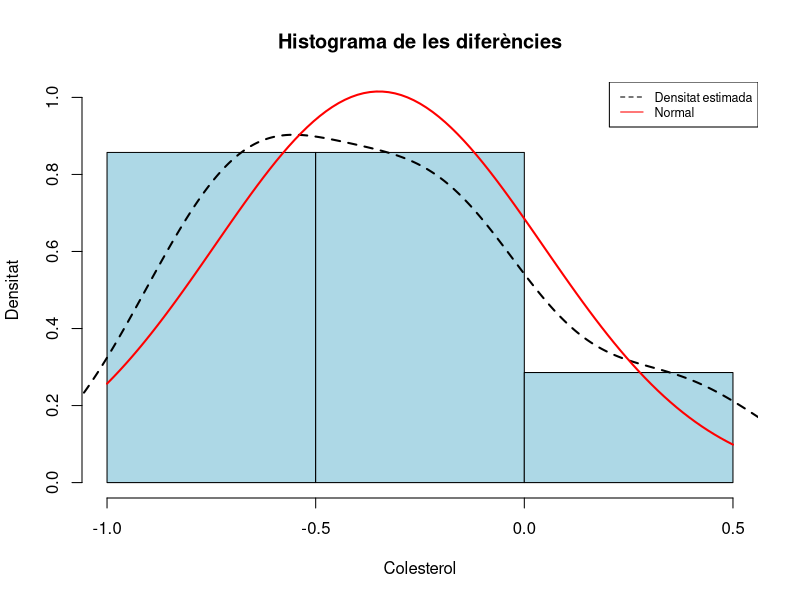
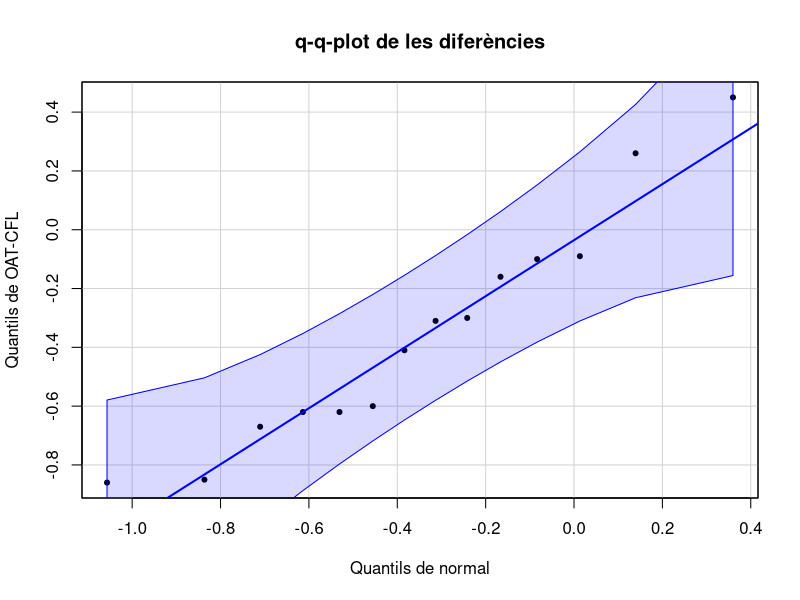
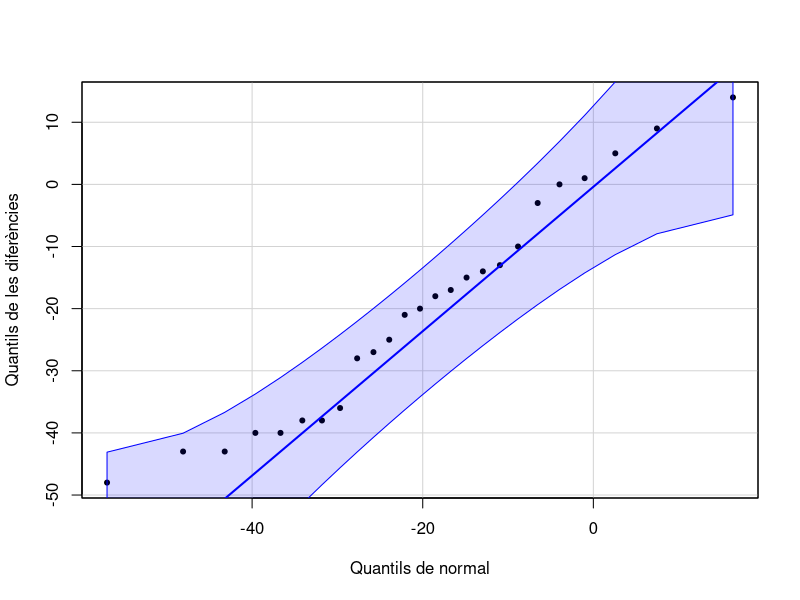
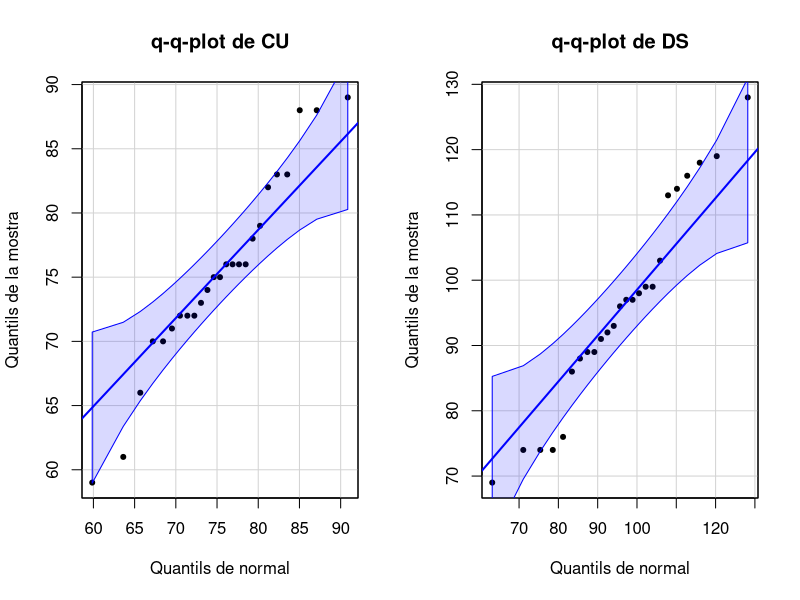
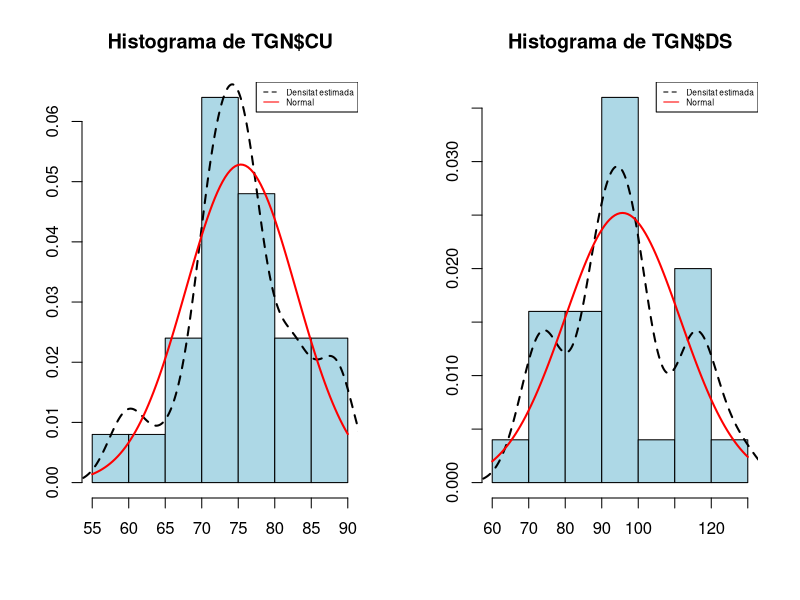
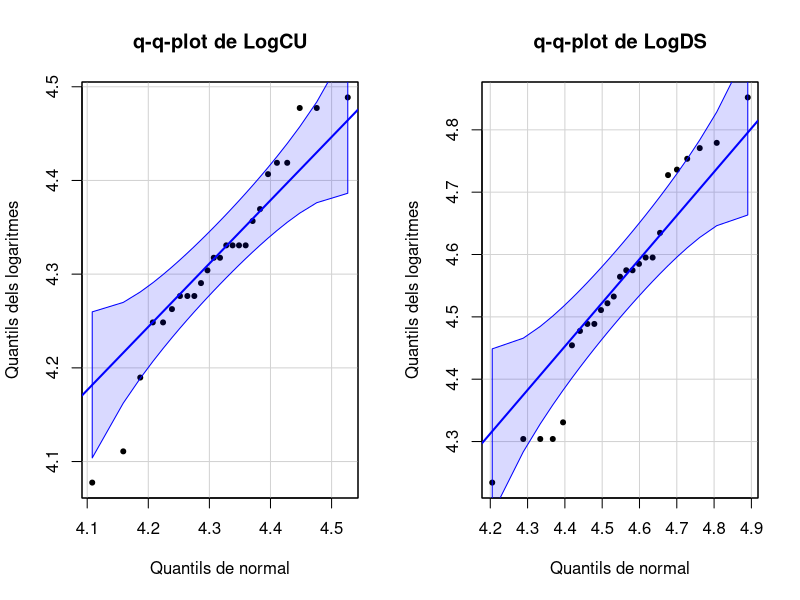
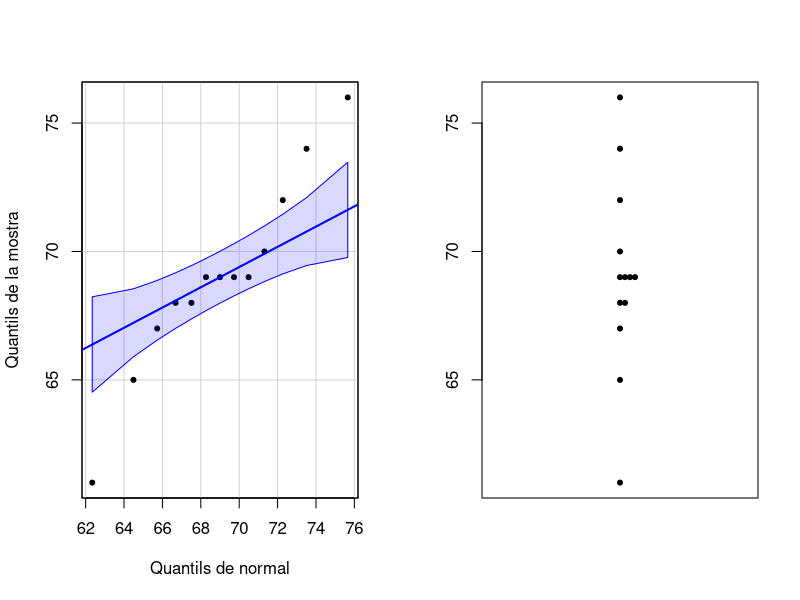
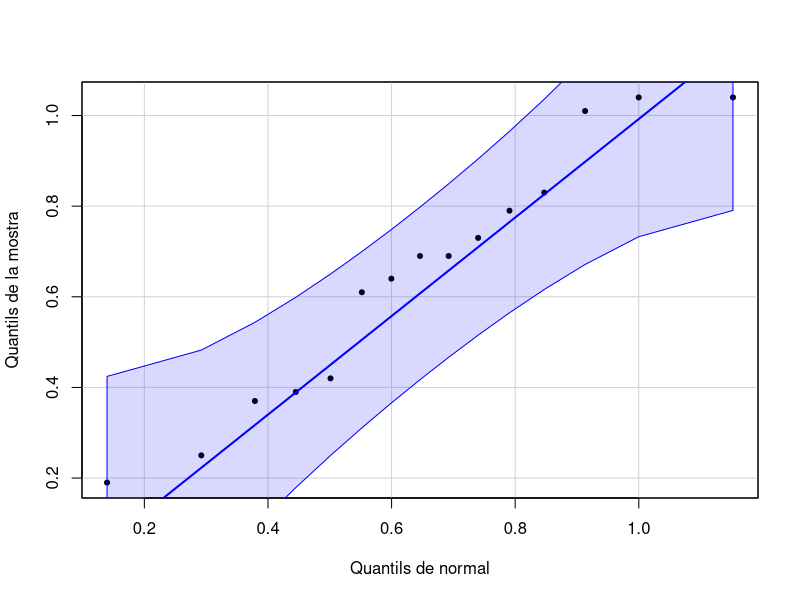

Reproduce these figures in R, in order. (Note: this script raises an error after producing the figures.)
## ---- chunk 1
BT=read.table("Body_Temperature.txt")
head(BT)
str(BT)
## ---- chunk 2
t.test(BT$Temperature, mu=98.6, alternative="two.sided", conf.level=0.95)
## ---- chunk 3
table(BT$Gender)
## ---- chunk 4
BT$Temperature[BT$Gender=="M"]
## ---- chunk 5
X_d=BT$Temperature[BT$Gender=="F"]  # Temperatures de dones
X_h=BT$Temperature[BT$Gender=="M"]  # Temperatures d'homes
## ---- chunk 6
t.test(X_d, X_h, paired=FALSE, var.equal=TRUE)
t.test(X_d, X_h, paired=FALSE, var.equal=FALSE)
## ---- chunk 7
OBR=read.table("oatbran.txt",header=TRUE)
head(OBR)
str(OBR)
## ---- chunk 8
OAT=OBR$OATBRAN
CFL=OBR$CORNFLK
## ---- chunk 9
hist(OAT-CFL,freq=FALSE, breaks=4,col="light blue",xlab="Colesterol",
     ylab="Densitat", main="Histograma de les diferències",ylim=c(0,1))
lines(density(OAT-CFL),lty=2,lwd=2)
curve(dnorm(x,mean(OAT-CFL),sd(OAT-CFL)),col="red",lwd=2,add=TRUE)
legend("topright",legend=c("Densitat estimada","Normal"),
       col=c("black","red"),lty=c(2,1),cex=0.75)
## ---- chunk 10
car::qqPlot(OAT-CFL, distribution="norm", mean=mean(OAT-CFL), sd=sd(OAT-CFL),
        ylab="Quantils de OAT-CFL", xlab="Quantils de normal", 
       main="q-q-plot de les diferències", pch=20, id=FALSE,)
## ---- chunk 11
t.test(OAT,CFL,alternative="less", paired=TRUE)
## ---- chunk 12
TGN=read.table("trignadons.txt",header=TRUE)
head(TGN)
str(TGN)
## ---- chunk 13
Diffs=TGN$CU-TGN$DS
car::qqPlot(Diffs, distribution="norm", mean=mean(Diffs), sd=sd(Diffs),
        ylab="Quantils de les diferències", xlab="Quantils de normal",
        pch=20, id=FALSE)
## ---- chunk 14
par(mfrow=c(1,2))
car::qqPlot(TGN$CU, distribution="norm", mean=mean(TGN$CU), sd=sd(TGN$CU),
        ylab="Quantils de la mostra", xlab="Quantils de normal", 
        main="q-q-plot de CU", pch=20, id=FALSE)
car::qqPlot(TGN$DS,  distribution="norm", mean=mean(TGN$DS), sd=sd(TGN$DS),
       ylab="Quantils de la mostra", xlab="Quantils de normal", 
       main="q-q-plot de DS", pch=20, id=FALSE)
## ---- chunk 15
par(mfrow=c(1,2))
hist(TGN$CU, freq=FALSE, main="Histograma de TGN$CU", 
     xlab="",ylab="",col="light blue")
lines(density(TGN$CU),lty=2,lwd=2)
curve(dnorm(x,mean(TGN$CU),sd(TGN$CU)),col="red",lwd=2,add=TRUE)
legend("topright",legend=c("Densitat estimada","Normal"),col=c("black","red"),lty=c(2,1),cex=0.5)
hist(TGN$DS, freq=FALSE, main="Histograma de TGN$DS", 
     xlab="",ylab="",col="light blue")
lines(density(TGN$DS),lty=2,lwd=2)
curve(dnorm(x,mean(TGN$DS),sd(TGN$DS)),col="red",lwd=2,add=TRUE)
legend("topright",legend=c("Densitat estimada","Normal"),col=c("black","red"),lty=c(2,1),cex=0.5)
par(mfrow=c(1,1))
## ---- chunk 16
t.test(TGN$CU, TGN$DS, paired=TRUE, alternative="less")
## ---- chunk 17
par(mfrow=c(1,2))
LogCU=log(TGN$CU)
car::qqPlot(LogCU, distribution="norm", mean=mean(LogCU), sd=sd(LogCU),
        ylab="Quantils dels logaritmes", xlab="Quantils de normal", 
        main="q-q-plot de LogCU", pch=20, id=FALSE)
LogDS=log(TGN$DS)
car::qqPlot(LogDS, distribution="norm", mean=mean(LogDS), sd=sd(LogDS),
        ylab="Quantils dels logaritmes", xlab="Quantils de normal", 
        main="q-q-plot de LogDS", pch=20, id=FALSE)
## ---- chunk 18
t.test(LogCU, LogDS, var.equal=TRUE, paired=FALSE, alternative="less")
t.test(LogCU, LogDS, var.equal=FALSE, paired=FALSE, alternative="less")
## ---- chunk 19
pesos=c(69,61,69,65,70,68,69,68,72,67,74,69,76)
## ---- chunk 20
par(mfrow=c(1,2))
car::qqPlot(pesos, distribution="norm", mean=mean(pesos), sd=sd(pesos),
        ylab="Quantils de la mostra", xlab="Quantils de normal", pch=20, id=FALSE)
stripchart(pesos,method="stack",vertical=TRUE,pch=20)
par(mfrow=c(1,1))
## ---- chunk 21
wilcox.test(pesos,mu=70,alternative="less")
## ---- chunk 22
wilcox.test(TGN$CU,TGN$DS,alternative="less",paired=FALSE)
## ---- chunk 23
A=TGN$CU
B=TGN$DS
nA=length(A)
nB=length(B)
Global=c(A,B)
## ---- chunk 24
set.seed(1234)
DifM=function(x,n,m){mean(x[1:n])-mean(x[(n+1):(n+m)])}
Remostreig=replicate(5000,DifM(sample(Global, nA+nB, rep=TRUE),nA,nB))
## ---- chunk 25
p.valor=length(which(Remostreig<=mean(A)-mean(B)))/length(Remostreig)
p.valor
## ---- chunk 26
mean(A)-mean(B)
min(Remostreig)
## ---- chunk 27
amnio=c(0.69,1.04,0.39,0.37,0.64,0.73,0.69,1.04,0.83,1.01,
        0.19,0.61,0.42,0.25,0.79)
## ---- chunk 28
car::qqPlot(amnio, distribution="norm", mean=mean(amnio), sd=sd(amnio),
        ylab="Quantils de la mostra", xlab="Quantils de normal", pch=20, id=FALSE)
## ---- chunk 29
n=length(amnio)
khi0=(n-1)*var(amnio)/0.25^2
round(khi0,2)
## ---- chunk 30
library(TeachingDemos)
sigma.test(amnio,sigma=0.25,alternative="two.sided")
## ---- chunk 31
curve(df(x,3,3),col="black",xlim=c(0,5),lwd=1.5)
curve(df(x,3,4),col="red",lwd=1.5,add=TRUE)
curve(df(x,3,5),col="blue",lwd=1.5,add=TRUE)
curve(df(x,4,3),col="green",lwd=1.5,add=TRUE)
curve(df(x,4,4),col="purple",lwd=1.5,add=TRUE)
curve(df(x,4,5),col="brown",lwd=1.5,add=TRUE)
legend("topright",lty=rep(1,6),col=c("black","red","blue","green","purple","brown"),lwd=rep(1.5,6),
       legend=c(expression(F["3,3"]),expression(F["3,4"]),expression(F["3,5"]),expression(F["4,3"]),expression(F["4,4"]),expression(F["4,5"])))
## ---- chunk 32
F0=var(X_d)/var(X_h)
round(F0,4)
## ---- chunk 33
nd=length(X_d)
nh=length(X_h)
## ---- chunk 34
var.test(X_d, X_h)
## ---- chunk 35
par(mfrow=c(1,2))
hist(X_d,freq=FALSE, breaks=10,col="light blue",xlab="Temperatures",ylab="Densitat", main="Histograma de temperatures de dones",ylim=c(0,max(density(X_d)$y)))
lines(density(X_d),lty=2,lwd=2)
curve(dnorm(x,mean(X_d),sd(X_d)),col="red",lwd=2,add=TRUE)
legend("topright",legend=c("Densitat estimada","Normal"),col=c("black","red"),lty=c(2,1),cex=0.5)
hist(X_h,freq=FALSE, breaks=10,col="light blue",xlab="Temperatures",ylab="Densitat", main="Histograma de temperatures d'homes",ylim=c(0,dnorm(mean(X_h),mean(X_h),sd(X_h))))
lines(density(X_h),lty=2,lwd=2)
curve(dnorm(x,mean(X_h),sd(X_h)),col="red",lwd=2,add=TRUE)
legend("topright",legend=c("Densitat estimada","Normal"),col=c("black","red"),lty=c(2,1),cex=0.5)
## ---- chunk 36
par(mfrow=c(1,2))
car::qqPlot(X_d, distribution="norm", mean=mean(X_d), sd=sd(X_d),
       ylab="Quantils de la mostra", xlab="Quantils de normal", 
       main="q-q-plot de la mostra de dones", pch=20, id=FALSE)
car::qqPlot(X_h, distribution="norm", mean=mean(X_h), sd=sd(X_h),
       ylab="Quantils de la mostra", xlab="Quantils de normal", 
       main="q-q-plot de la mostra d'homes", pch=20, id=FALSE)
par(mfrow=c(1,1))
## ---- chunk 37
fligner.test(list(X_h,X_d))
## ---- chunk 38
pbinom(36,50,0.8)+1-pbinom(43,50,0.8)
## ---- chunk 39
binom.test(36,50,0.8)$p.value
## ---- chunk 40
probs=dbinom(0:50,50,0.8) # Vector de valors de la densitat de S_50
sum(probs[probs<=dbinom(36,50,0.8)])
## ---- chunk 41
PB=dbinom(0:30,30,0.1)
sum(PB[PB<=dbinom(1,30,0.1)])
## ---- chunk 42
binom.test(1, 30, p=0.1, alternative="two.sided")
## ---- chunk 43
epitools::binom.exact(1,30)
## ---- chunk 44
prop.test(1, 30, p=0.1, alternative="two.sided")
## ---- chunk 45
prop.test(1, 30, p=0.1, alternative="two.sided", correct=FALSE)
## ---- chunk 46
library(pwr)
ES.h(0.1,0.03)
## ---- chunk 47
pwr.p.test(h=0.3, n=30, sig.level=0.05, alternative="two.sided")
## ---- chunk 48
prop.test(5, 150, p=0.1)
## ---- chunk 49
pwr.p.test(h=0.3, n=150, sig.level=0.05, alternative="two.sided")
## ---- chunk 50
cohen.ES(test="p",size="small")
## ---- chunk 51
pwr.p.test(h=0.2, power=0.9, sig.level=0.05, alternative="two.sided")
## ---- chunk 52
prop.test(c(20,12), c(100,50), alternative="two.sided")
## ---- chunk 53
prop.test(c(20,12), c(100,50), alternative="two.sided", correct=FALSE)
## ---- chunk 54
M=matrix(c(23,35,1,2), nrow=2, byrow=TRUE)
fisher.test(M,alternative="less")
## ---- chunk 55
knitr::include_graphics("Bioestadistica-II_files/figure-html/catmummies.png")
## ---- chunk 56
plot(function(x){x/(1+x)},xlim=c(0,50),lwd=1.5,ylab="y")
## ---- chunk 57
prop.test(c(20,12),c(100,50),alternative="two.sided",correct=FALSE)
## ---- chunk 58
M.A=matrix(c(20,12,80,38), nrow=2, byrow=TRUE)
fisher.test(M.A,alternative="two.sided")
## ---- chunk 59
Dades.M=matrix(c(150,41,19,285), nrow=2, byrow=TRUE)
mcnemar.test(Dades.M)
## ---- chunk 60
mcnemar.test(Dades.M,correct=FALSE)
## ---- chunk 61
binom.test(41, 60, p=0.5, alternative="greater")
